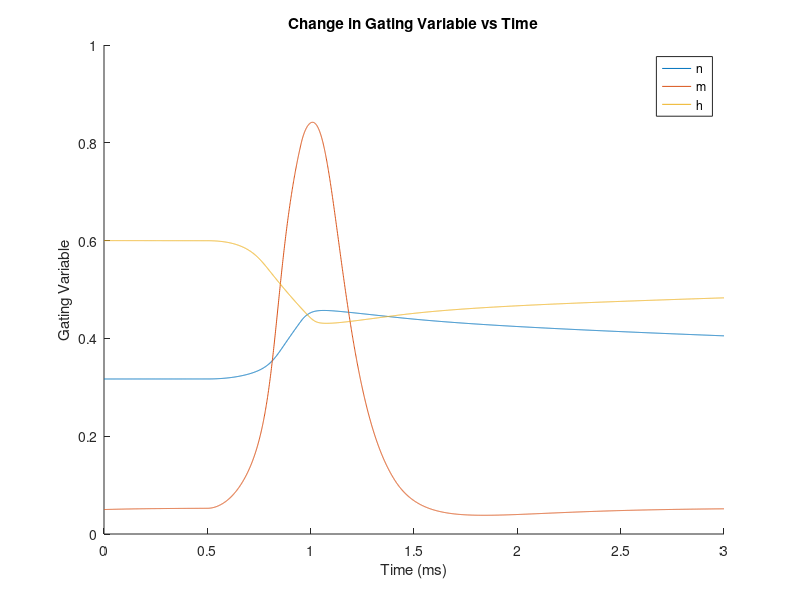
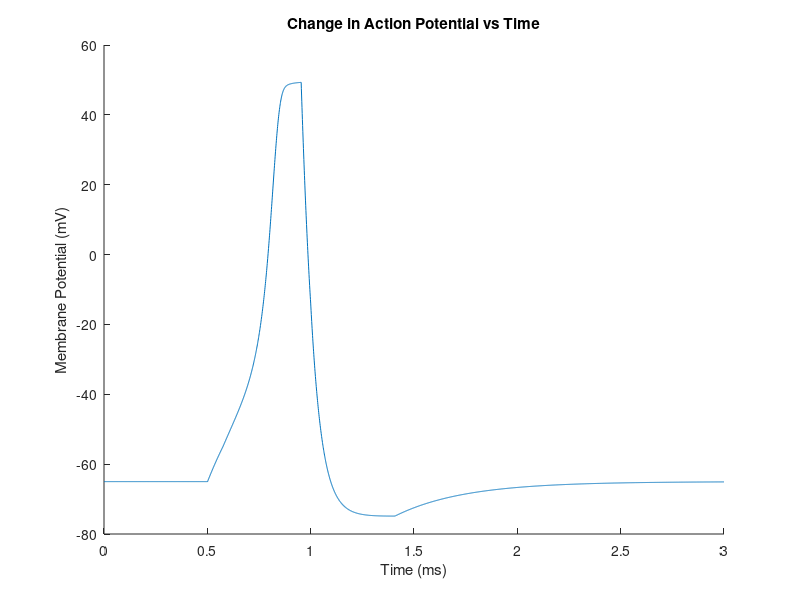

The MATLAB source for these figures, in order:
% hw3_ex2_whsolo_sorhom.m
% Will Solow and Skye Rhomberg
% CS346 - Spring 2020
% HW3 - HH simulations

% This code simulates the HH Model with the Na-K pump, graphing V, m,
% n, and h with respect to time

% TO RUN: Press F5

% simulation length and change in time (in seconds)
sim_length = 3;
dt = .001;
num_iterations = sim_length/dt;

% Initializing constants
I_max = 15;
I = 0; % applied current
C_M = .1; % capacitance

% initial voltage and gating probabilities
V_init = -65; % action potential (mV)
n_init = .317; % potassium activation gating probability
m_init = .05; % sodium activation gating probability
h_init = .6; % sodium inactivation gating probability

% Gating constants. Controls when the gates open and close based on the
% voltage
Na_open = -55;
Na_close = 49.3;
K_open = 49.3;

% default is that both channels start as closed - 0 is closed, 1 is open
% used to keep track if the voltage gated channels are open to control
% current
Na_On = 0;
K_On = 0;

% displacements from equilibrium potential K: potassium, Na: sodium, L: leakage
% used in calculating the currents of K, Na, and L
V_K = -77;
V_Na = 50;
V_L = -54.4;

% conductance constants K: potassium, Na: sodium, L: leakage
% used in caculating the currents of K, Na, and L
g_K  = 36;
g_Na = 120;
g_L  = .3;

% assign initial values to voltage and gate constants
t(1) = 0;
V(1) = V_init;
n(1) = n_init;
m(1) = m_init;
h(1) = h_init;

% calculating opening and closing rate constants
% used in calculating the probablities of a gate being open for 
% n, m, and h, the gates of K, Na, and L
a_n = @(V) .01  * (V+55) / (1 - exp(-(V+55) / 10));
a_m = @(V) .1   * (V+40) / (1 - exp(-(V+40) / 10));
a_h = @(V) .07  *               exp(-(V+65) / 20) ;
b_n = @(V) .125 *               exp(-(V+65) / 80) ;
b_m = @(V) 4    *               exp(-(V+65) / 18) ;
b_h = @(V) 1             / (1 + exp(-(V+35) / 10));

% calculating rate of change of n, m, and h (gating variables)
dNdt = @(V, n, m, h) a_n(V) * (1-n) - b_n(V) * n;
dMdt = @(V, n, m, h) a_m(V) * (1-m) - b_m(V) * m;
dHdt = @(V, n, m, h) a_h(V) * (1-h) - b_h(V) * h;

% calculating currents of K, NA, and L
% used in the model to compute change in voltage
% K channel only on when voltage is greater
% logical operator implements gating, returns 1 if gate is open, 0 if
% closed. Leakage has no gating as it is always open
I_K  = @(V, n) g_K  * n^4 *(V-V_K);
I_Na = @(V, m, h) g_Na  * m^3 * h * (V-V_Na);
I_L  = @(V) g_L * (V-V_L);
% pump constant, counteracts initial value of I_L
I_P = g_L * (V_init-V_L);

% calculating rate of change of voltage based on currents
dVdt = @(V, n, m, h, I, Na_On, K_On) (I - K_On*I_K(V,n) - Na_On*I_Na(V,m,h) - ...
    I_L(V) + I_P) / C_M;

% when to start and end the current
curr_start = .5;
curr_length = .5;
curr_end = curr_start + curr_length;

% simulation loop
for i=1:num_iterations
    % update time
    t(i+1)= i * dt;
    
    % compute RK4 estimations
    % del 1 estimates
    dV1 = dVdt(V(i)      , n(i)      , m(i)      , h(i)      , I, Na_On, K_On)*dt;
    dN1 = dNdt(V(i)      , n(i)      , m(i)      , h(i)      )*dt;
    dM1 = dMdt(V(i)      , n(i)      , m(i)      , h(i)      )*dt;
    dH1 = dHdt(V(i)      , n(i)      , m(i)      , h(i)      )*dt;
    
    % del 2 estimates
    dV2 = dVdt(V(i)+dV1/2, n(i)+dN1/2, m(i)+dM1/2, h(i)+dH1/2, I, Na_On, K_On)*dt;
    dN2 = dNdt(V(i)+dV1/2, n(i)+dN1/2, m(i)+dM1/2, h(i)+dH1/2)*dt;
    dM2 = dMdt(V(i)+dV1/2, n(i)+dN1/2, m(i)+dM1/2, h(i)+dH1/2)*dt;
    dH2 = dHdt(V(i)+dV1/2, n(i)+dN1/2, m(i)+dM1/2, h(i)+dH1/2)*dt;
    
    %del 3 estimates
    dV3 = dVdt(V(i)+dV2/2, n(i)+dN2/2, m(i)+dM2/2, h(i)+dH2/2, I, Na_On, K_On)*dt;
    dN3 = dNdt(V(i)+dV2/2, n(i)+dN2/2, m(i)+dM2/2, h(i)+dH2/2)*dt;
    dM3 = dMdt(V(i)+dV2/2, n(i)+dN2/2, m(i)+dM2/2, h(i)+dH2/2)*dt;
    dH3 = dHdt(V(i)+dV2/2, n(i)+dN2/2, m(i)+dM2/2, h(i)+dH2/2)*dt;
    
    % del 4 estimates
    dV4 = dVdt(V(i)+dV3  , n(i)+dN3  , m(i)+dM3  , h(i)+dH3  , I, Na_On, K_On)*dt;
    dN4 = dNdt(V(i)+dV3  , n(i)+dN3  , m(i)+dM3  , h(i)+dH3  )*dt;
    dM4 = dMdt(V(i)+dV3  , n(i)+dN3  , m(i)+dM3  , h(i)+dH3  )*dt;
    dH4 = dHdt(V(i)+dV3  , n(i)+dN3  , m(i)+dM3  , h(i)+dH3  )*dt;
    
    % compute value at next time step
    V(i+1) = V(i) + (dV1 + 2*dV2 + 2*dV3 + dV4)/6;
    n(i+1) = n(i) + (dN1 + 2*dN2 + 2*dN3 + dN4)/6;
    m(i+1) = m(i) + (dM1 + 2*dM2 + 2*dM3 + dM4)/6;
    h(i+1) = h(i) + (dH1 + 2*dH2 + 2*dH3 + dH4)/6;
    
    % start/end current pulse
    I = (i*dt > curr_start & i*dt < curr_end) * I_max;
    
    % check to see if Na and K gates are open/closed
    % Voltage is above base threshold and below max, Ka channel not open
    Na_On = (V(i+1) > Na_open & V(i+1) < Na_close) & ~(K_On);
    % Voltage is above threshold or voltage is decreasing
    K_On = ((V(i+1) > K_open) | (V(i+1)-V(i) < 0));
       
end

figure;
hold on;
title("Change in Gating Variable vs Time");
xlabel("Time (ms)");
ylabel("Gating Variable");
plot(t,n);
plot(t,m);
plot(t,h);
legend('n', 'm', 'h');

figure;
hold on;
title("Change in Action Potential vs Time");
xlabel("Time (ms)");
ylabel("Membrane Potential (mV)");
plot(t,V);
